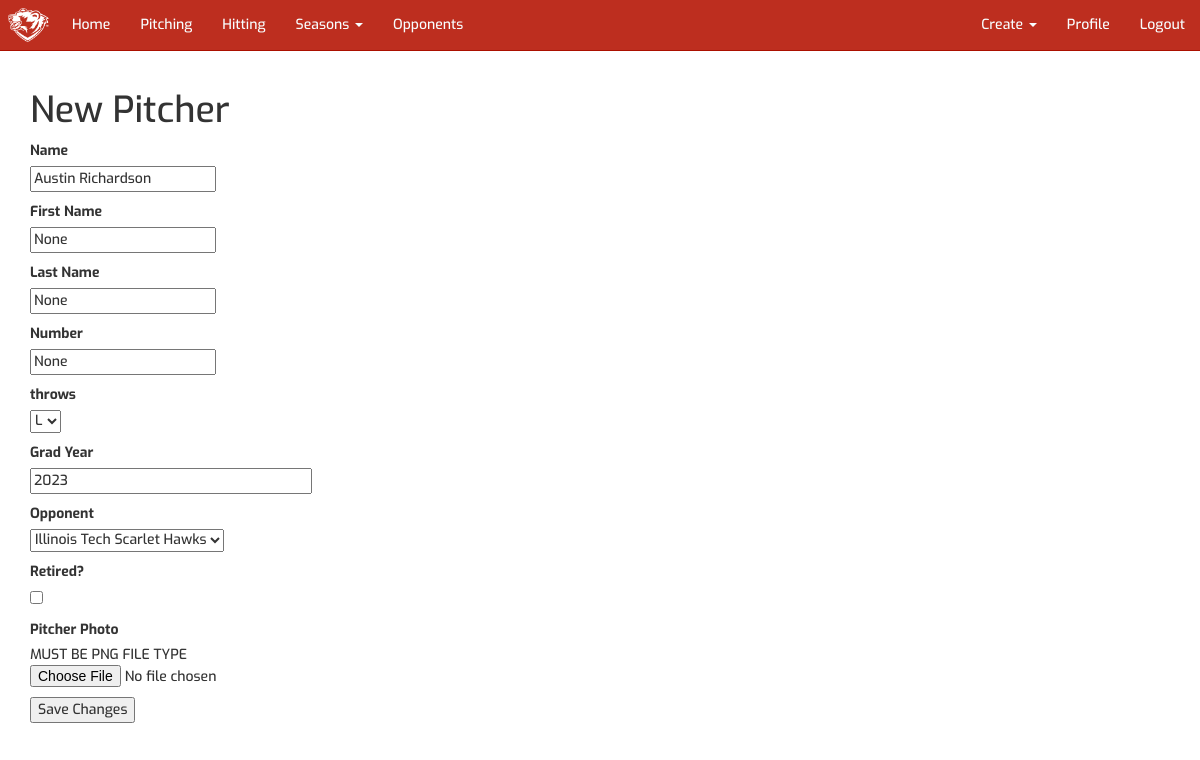
Page /edit_pitcher/48 (signed in) on the earlier database version.
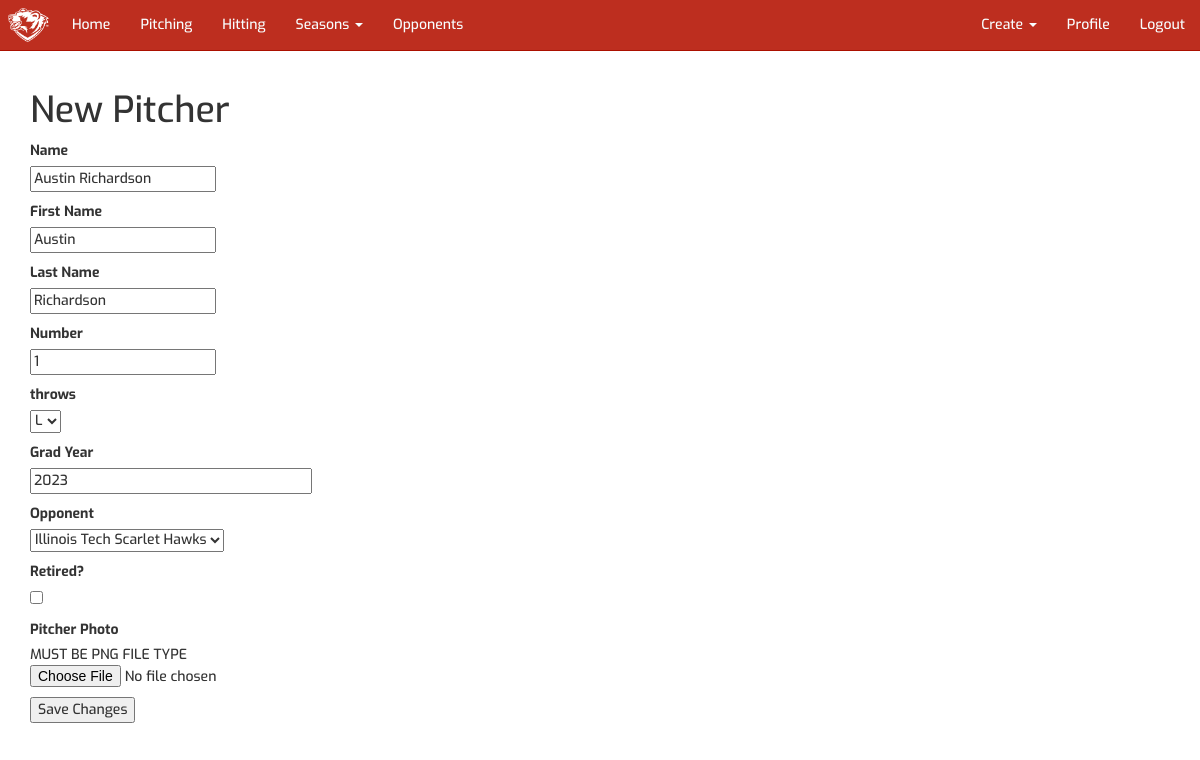
Same page on the later database version.
### app/models.py (models this page shows, shortened)
class Pitcher(db.Model):
    id = db.Column(db.Integer, primary_key=True)
    name = db.Column(db.String(64), index=True)
    firstname = db.Column(db.String(64), index=True)
    lastname = db.Column(db.String(64), index=True)
    number = db.Column(db.Integer, index=True)
    notes = db.Column(db.String(1024), index=True)
    throws = db.Column(db.String(64), index=True)
    grad_year = db.Column(db.String(8), index=True)
    opponent_id = db.Column(db.Integer, db.ForeignKey('opponent.id'), index=True)
    retired = db.Column(db.Boolean, index=True)
    outings = db.relationship('Outing', backref='pitcher', lazy='dynamic')

class Opponent(db.Model):
    id = db.Column(db.Integer, primary_key=True)
    name = db.Column(db.String(64), index=True)
    outings = db.relationship('Outing', backref='opponent', lazy='dynamic')
    batters = db.relationship('Batter', backref='opponent', lazy='dynamic', order_by="Batter.lastname")
    pitchers = db.relationship('Pitcher', backref='opponent', lazy='dynamic', order_by="Pitcher.lastname")
    games = db.relationship('Game', backref='opponent', lazy='dynamic')
    def __repr__(self):
        return self.name

### app/views/pitcher.py (the view, shortened to what this page needs)
@pitcher.route('/edit_pitcher/<id>', methods=['GET','POST'])
@login_required
def edit_pitcher(id):
    if not current_user.admin:
        flash("Admin feature only")
        return redirect(url_for('index'))
    form = EditPitcherForm()
    pitcher = Pitcher.query.filter_by(id=id).first()
    opponents = Opponent.query.all()
    opponent_choices = []
    for o in opponents:
        opponent_choices.append((str(o.id),o))
    form.opponent.choices = opponent_choices
    return render_template(
        'pitcher/edit_pitcher.html',
        pitcher = pitcher,
        opponents = opponents,
        form = form
    )

### app/forms.py
class EditPitcherForm(FlaskForm):
    name = StringField('Name', validators=[Optional()])
    firstname = StringField("First Name", validators=[Optional()])
    lastname = StringField("Last Name", validators=[Optional()])
    number = StringField('Number', validators=[Optional()])
    throws = SelectField(
        'throws',
        choices=[('R', 'R'), ('L', 'L')],
        validators=[Optional()])
    grad_year = StringField('Grad Year', validators=[Optional()])
    opponent = SelectField('Opponent', validators=[Optional()])
    retired = BooleanField('Retired?')
    file = FileField('Pitcher Photo', validators=[FileRequired()])
    submit = SubmitField('Save Changes')

### app/models.py (called while the page is built)
@login.user_loader
def load_user(id):
    return User.query.get(int(id))

    def __repr__(self):
        return f'{self.semester} {self.year}'

### app/routes.py (called while the page is built)
@app.context_processor
def template_variables():
    return dict(
        current_season=getCurrentSeason(),
        old_seasons=getOldSeasons())

def getCurrentSeason():
    current_season = Season.query.filter_by(current_season=True).first()
    return current_season

### app/templates/pitcher/edit_pitcher.html (shortened to what this page needs)
{% extends "base.html" %}
{% block app_content %}
    <div class="main">
        <h1>New Pitcher</h1>
        <form method="post" enctype="multipart/form-data" novalidate>
            <p>
                {{ form.name.label }}<br>
                {{ form.name(value = pitcher.name) }}
            </p>
            <p>
                {{ form.firstname.label }}<br>
                {{ form.firstname(value = pitcher.firstname) }}
            </p>
            <p>
                {{ form.lastname.label }}<br>
                {{ form.lastname(value = pitcher.lastname) }}
            </p>
            <p>
                {{ form.number.label }}<br>
                {{ form.number(value = pitcher.number) }}
            </p>
            <p>
                {{ form.throws.label }}<br>
                <select id="throws" name="throws">
                    <option value="L" {% if pitcher.throws == 'L' %} selected='selected' {% endif %}>L</option>
                </select>
            </p>
            <p>
                {{ form.grad_year.label }}<br>
                {{ form.grad_year(size=32, value=pitcher.grad_year) }}
            </p>
            <p>
                {{ form.opponent.label }}<br>
                <select id="opponent" name="opponent">
                    {% for o in opponents %}
                        <option value="{{o.id}}" {% if pitcher.opponent_id==o.id %} selected {% endif %}>{{ o }}</option>
                    {% endfor %}
                </select>
            </p>
            <p>
                {{ form.retired.label }}<br>
                {{ form.retired() }}
            </p>
            <p>
                {{ form.file.label }} <br>
                MUST BE PNG FILE TYPE
                {{ form.file() }}
            </p>
            <p>
                {{ form.submit() }}
            </p>
        </form>
    </div>
{% endblock %}

Differences in the rows shown:
changed Pitcher "Austin Richardson": firstname "None" → "Austin"; lastname "None" → "Richardson"; number "None" → "1"
